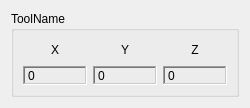
<?xml version="1.0" encoding="UTF-8"?>
<ui version="4.0">
 <class>devNDISerialToolQWidget</class>
 <widget class="QWidget" name="devNDISerialToolQWidget">
  <property name="geometry">
   <rect>
    <x>0</x>
    <y>0</y>
    <width>250</width>
    <height>108</height>
   </rect>
  </property>
  <property name="windowTitle">
   <string>Form</string>
  </property>
  <layout class="QHBoxLayout" name="horizontalLayout">
   <item>
    <widget class="QGroupBox" name="ToolGroup">
     <property name="title">
      <string>ToolName</string>
     </property>
     <layout class="QGridLayout" name="gridLayout">
      <item row="0" column="0">
       <widget class="QLabel" name="LabelX">
        <property name="text">
         <string>X</string>
        </property>
        <property name="alignment">
         <set>Qt::AlignCenter</set>
        </property>
       </widget>
      </item>
      <item row="0" column="1">
       <widget class="QLabel" name="LabelY">
        <property name="text">
         <string>Y</string>
        </property>
        <property name="alignment">
         <set>Qt::AlignCenter</set>
        </property>
       </widget>
      </item>
      <item row="0" column="2">
       <widget class="QLabel" name="LabelZ">
        <property name="text">
         <string>Z</string>
        </property>
        <property name="alignment">
         <set>Qt::AlignCenter</set>
        </property>
       </widget>
      </item>
      <item row="1" column="0">
       <widget class="QLabel" name="PositionX">
        <property name="minimumSize">
         <size>
          <width>60</width>
          <height>0</height>
         </size>
        </property>
        <property name="frameShape">
         <enum>QFrame::WinPanel</enum>
        </property>
        <property name="frameShadow">
         <enum>QFrame::Sunken</enum>
        </property>
        <property name="text">
         <string>0</string>
        </property>
       </widget>
      </item>
      <item row="1" column="1">
       <widget class="QLabel" name="PositionY">
        <property name="minimumSize">
         <size>
          <width>60</width>
          <height>0</height>
         </size>
        </property>
        <property name="frameShape">
         <enum>QFrame::WinPanel</enum>
        </property>
        <property name="frameShadow">
         <enum>QFrame::Sunken</enum>
        </property>
        <property name="text">
         <string>0</string>
        </property>
       </widget>
      </item>
      <item row="1" column="2">
       <widget class="QLabel" name="PositionZ">
        <property name="minimumSize">
         <size>
          <width>60</width>
          <height>0</height>
         </size>
        </property>
        <property name="frameShape">
         <enum>QFrame::WinPanel</enum>
        </property>
        <property name="frameShadow">
         <enum>QFrame::Sunken</enum>
        </property>
        <property name="text">
         <string>0</string>
        </property>
       </widget>
      </item>
     </layout>
    </widget>
   </item>
  </layout>
 </widget>
 <resources/>
 <connections/>
</ui>
